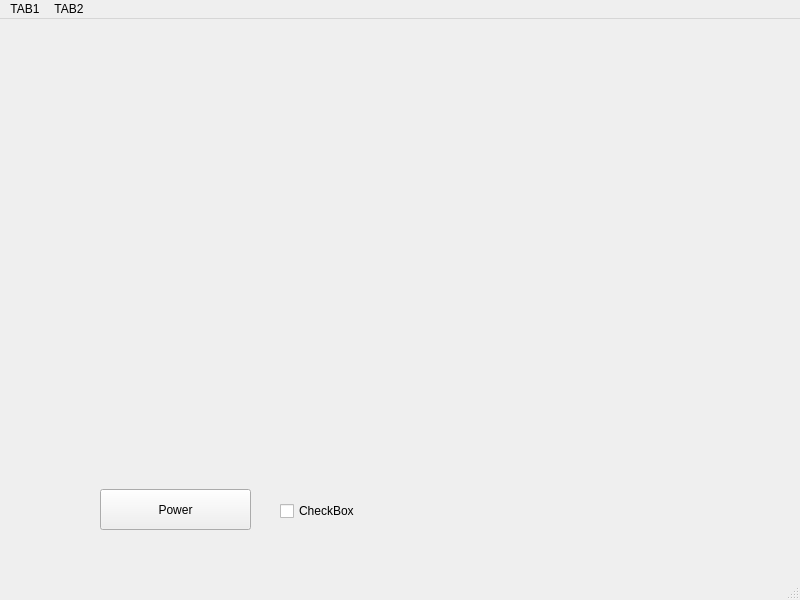
<?xml version="1.0" encoding="UTF-8"?>
<ui version="4.0">
 <class>MainWindow</class>
 <widget class="QMainWindow" name="MainWindow">
  <property name="geometry">
   <rect>
    <x>0</x>
    <y>0</y>
    <width>800</width>
    <height>600</height>
   </rect>
  </property>
  <property name="windowTitle">
   <string>MainWindow</string>
  </property>
  <widget class="QWidget" name="centralwidget">
   <widget class="QPushButton" name="button">
    <property name="geometry">
     <rect>
      <x>100</x>
      <y>470</y>
      <width>151</width>
      <height>41</height>
     </rect>
    </property>
    <property name="text">
     <string>Power</string>
    </property>
   </widget>
   <widget class="QCheckBox" name="check">
    <property name="geometry">
     <rect>
      <x>280</x>
      <y>480</y>
      <width>92</width>
      <height>24</height>
     </rect>
    </property>
    <property name="text">
     <string>CheckBox</string>
    </property>
   </widget>
   <widget class="QLabel" name="motor">
    <property name="geometry">
     <rect>
      <x>110</x>
      <y>70</y>
      <width>571</width>
      <height>271</height>
     </rect>
    </property>
    <property name="text">
     <string/>
    </property>
    <property name="pixmap">
     <pixmap>img/button0.png</pixmap>
    </property>
   </widget>
  </widget>
  <widget class="QMenuBar" name="menubar">
   <property name="geometry">
    <rect>
     <x>0</x>
     <y>0</y>
     <width>800</width>
     <height>23</height>
    </rect>
   </property>
   <widget class="QMenu" name="menuDEMO">
    <property name="title">
     <string>TAB1</string>
    </property>
   </widget>
   <widget class="QMenu" name="menuTAB2">
    <property name="title">
     <string>TAB2</string>
    </property>
   </widget>
   <addaction name="menuDEMO"/>
   <addaction name="menuTAB2"/>
  </widget>
  <widget class="QStatusBar" name="statusbar"/>
 </widget>
 <resources/>
 <connections/>
</ui>
